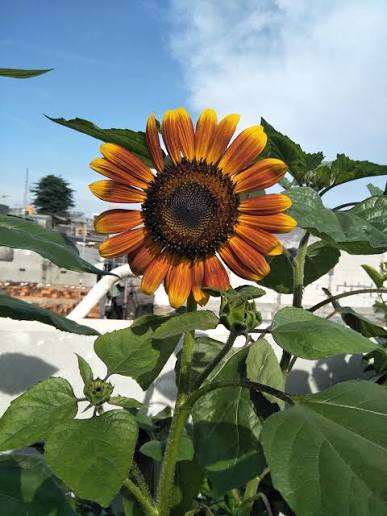
#> input picture Images/flower.jpg, 387 x 516 px, found by its file name
$ python 'lesson37(1).py'
#> lines starting #> are read from the running program, lines starting #| are printed output that depends on the picture; after the words box and inside, x2 and y2 are one past the last pixel; in counts of white or black regions, pixels touching at a corner belong together
import cv2
image = cv2.imread("Images/flower.jpg")
#> image is the input picture: shape (516, 387, 3); mean B, G, R 114.8, 128.4, 118.4
hsv = cv2.cvtColor(image, cv2.COLOR_BGR2HSV)
#> hsv: shape (516, 387, 3); mean H, S, V 58.8, 102.7, 146.4
lowerblue = (35,150,50)
upperblue = (85,255,255)
mask = cv2.inRange(hsv, lowerblue, upperblue)
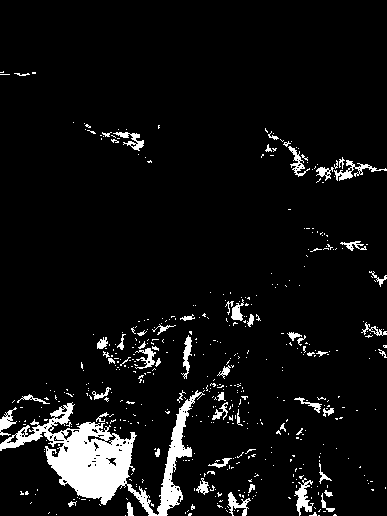
#> mask: shape (516, 387); 6.5% white; 498 white regions (442 under 20 px), largest, box (x1, y1, x2, y2) and area: (0, 390, 205, 516) 7145, (294, 478, 314, 516) 315, (334, 160, 387, 181) 297
result = cv2.bitwise_and(image, image, mask=mask)
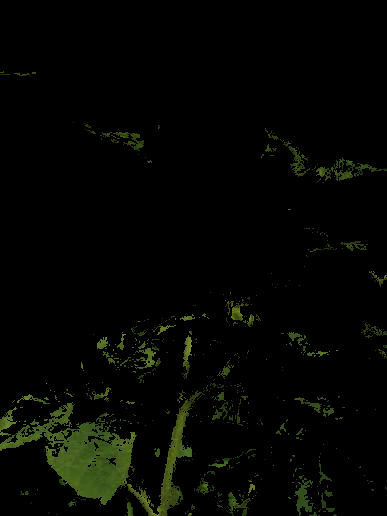
#> result: shape (516, 387, 3); mean B, G, R 1.9, 5.6, 4.2
cv2.imshow("Original image", image)
cv2.imshow("Mask", mask)
cv2.imshow("Masked image",result)
cv2.waitKey(0)
cv2.destroyAllWindows()
